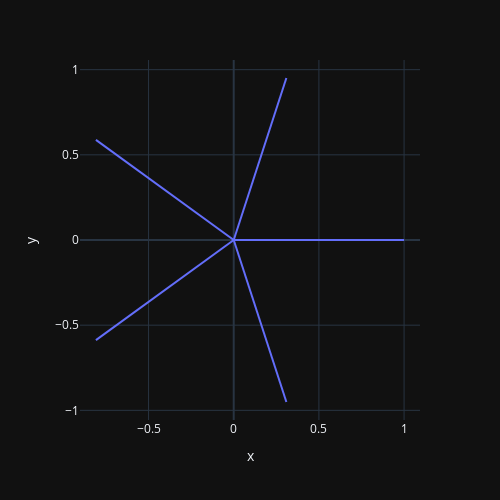

Notebook source saved alongside this figure:
### Code cell
d0 = np.zeros([2,p])

alpha = np.arange(0, tau, tau/p)
d1 = np.array([np.cos(alpha), np.sin(alpha)])

spacers = np.empty_like(d0)
spacers.fill(np.nan)

d01 = np.empty((2,p*3))
d01[:,0::3] = d0
d01[:,1::3] = d1
d01[:,2::3] = spacers
d01
px.line(x=d01[0],y=d01[1]).update_layout(lo)

### Figure 1 — Plotly figure (JSON) as saved in the notebook; plotly's stock layout.template omitted (floating-point values rounded to 4 significant figures)
{"data": [{"hovertemplate": "x=%{x}<br>y=%{y}<extra></extra>", "legendgroup": "", "line": {"color": "#636efa", "dash": "solid"}, "marker": {"symbol": "circle"}, "mode": "lines", "name": "", "orientation": "v", "showlegend": false, "type": "scatter", "x": [0, 1, null, 0, 0.309, null, 0, -0.809, null, 0, -0.809, null, 0, 0.309, null], "xaxis": "x", "y": [0, 0, null, 0, 0.9511, null, 0, 0.5878, null, 0, -0.5878, null, 0, -0.9511, null], "yaxis": "y"}], "layout": {"height": 500, "legend": {"tracegroupgap": 0}, "margin": {"t": 60}, "showlegend": false, "width": 500, "xaxis": {"anchor": "y", "domain": [0, 1], "scaleanchor": "y", "scaleratio": 1, "title": {"text": "x"}}, "yaxis": {"anchor": "x", "domain": [0, 1], "title": {"text": "y"}}}}
